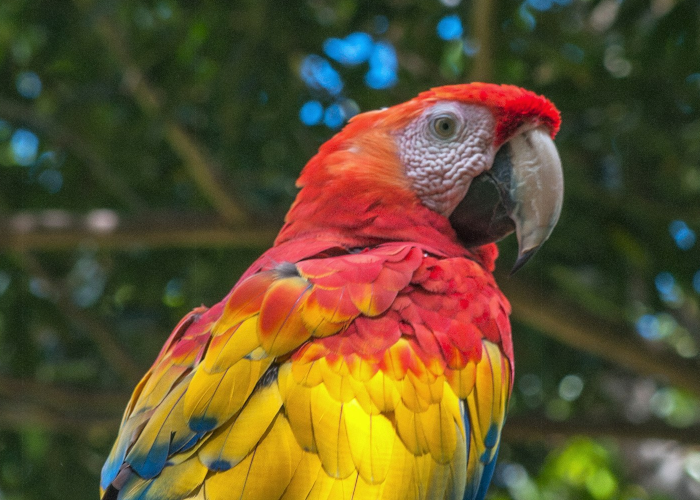
#> input picture cs3/image/palette/bird.png, 700 x 500 px
$ python problem.py
#> lines starting #> are read from the running program, lines starting #| are printed output that depends on the picture
from PIL import Image
import math

# Load input image
im = Image.open("bird.png")
#> im is the input picture: PIL image 700x500 RGB; mean R, G, B 96.4, 80.7, 46.3

# Make blank output image with same dimension as the original
output = Image.new(im.mode, im.size)
#> output: PIL image 700x500 RGB; every value is 0

# Calculate color distance between two colors
# https://en.wikipedia.org/wiki/Color_difference


def distance(c1, c2):
    (r1, g1, b1) = c1
    (r2, g2, b2) = c2
    return math.sqrt((r1 - r2) ** 2 + (g1 - g2) ** 2 + (b1 - b2) ** 2)


# https://rgbcolorpicker.com/
# https://lospec.com/palette-list/endesga-16

endesga16 = [
    (228, 166, 114),
    (184, 111, 80),
    (116, 63, 57),
    (63, 40, 50),
    (158, 40, 53),
    (229, 59, 68),
    (251, 146, 43),
    (255, 231, 98),
    (99, 198, 77),
    (50, 115, 69),
    (25, 61, 63),
    (79, 103, 129),
    (175, 191, 210),
    (255, 255, 255),
    (44, 232, 244),
    (4, 132, 209),
]

for y in range(im.height):
    for x in range(im.width):
        color = im.getpixel((x, y))

        bestColor = endesga16[0]
        minDist = distance(color, endesga16[0])

        # Look through the colors in palette, and find
        # the one that is closest to the current pixel color

        # Your code goes here

        # Use this closest palette color in the output image
        output.putpixel((x, y), bestColor)
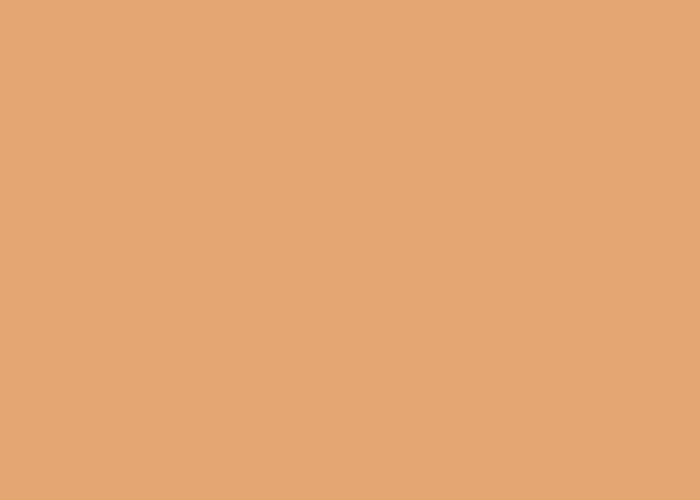
#> output: PIL image 700x500 RGB; mean R, G, B 228, 166, 114

# Save output image
output.save("palette.png")
